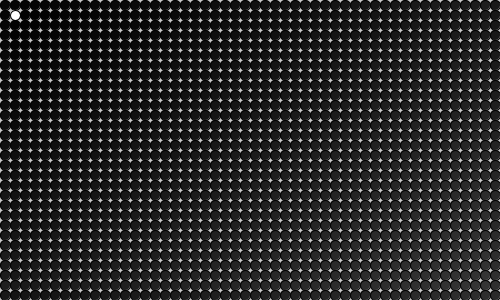
Frame 1 (no input)
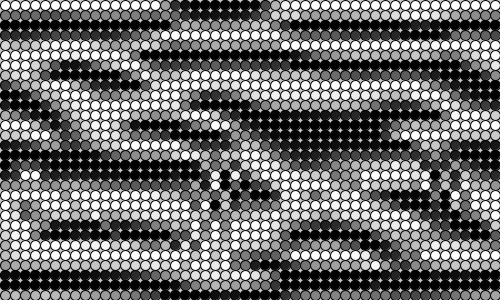
Frame 60 (the mouse pressed at the canvas centre just before this capture)
Frame 120 (the mouse held since frame 60 and released just before this capture): identical to frame 60, image omitted

The Processing sketch that drew these frames (run headless with seeded random() and noise(); from frame 60 on, the mouse is pressed at the canvas centre):

// Processing sketch: cell_wave
// ── cell_wave.pde
Cell [][] _cellArray;
int _cellSize = 10;
int _numx, _numy;

void setup() {
  size(500, 300);
  _numx = floor(width/_cellSize);
  _numy = floor(height/_cellSize);
  restart();
}

void restart() {
  _cellArray = new Cell[_numx][_numy];
  for (int x=0; x<_numx; x++) {
    for (int y=0; y<_numy; y++) {
      Cell newCell = new Cell(x, y);
      _cellArray[x][y] = newCell;
    }
  }
  
  for (int x=0; x<_numx; x++) {
    for (int y=0; y<_numy; y++) {
      int above = y-1;
      int below = y+1;
      int left = x-1;
      int right = x+1;
      
      if (above < 0) {above = _numy - 1;}
      if (below == _numy) {below = 0;}
      if (left < 0) {left = _numx -1;}
      if (right == _numx) {right = 0;}
      
      _cellArray[x][y].addNeighbor(_cellArray[left][above]);
      _cellArray[x][y].addNeighbor(_cellArray[left][y]);
      _cellArray[x][y].addNeighbor(_cellArray[left][below]);
      _cellArray[x][y].addNeighbor(_cellArray[x][below]);
      _cellArray[x][y].addNeighbor(_cellArray[right][below]);
      _cellArray[x][y].addNeighbor(_cellArray[right][y]);
      _cellArray[x][y].addNeighbor(_cellArray[right][below]);
      _cellArray[x][y].addNeighbor(_cellArray[x][above]);
    }
  }
}

void draw() {
  background(200);
  for (int x=0; x<_numx; x++) {
    for (int y=0; y<_numy; y++) {
      _cellArray[x][y].calcNextState();
    }
  }
  translate(_cellSize/2, _cellSize/2);
  
  for (int x=0; x<_numx; x++) {
    for (int y=0; y<_numy; y++) {
      _cellArray[x][y].drawMe();
    }
  }
}

void mousePressed() {
  restart();
}

class Cell {
  float x, y;
  float state;
  float nextState;
  float lastState = 0;
  Cell[] neighbors;
  
  Cell(float ex, float why) {
    x = ex * _cellSize;
    y = why * _cellSize;
    nextState = ((x/500) + (y/300)) * 14;
    state = nextState;
    neighbors = new Cell[0];
  }
  
  void addNeighbor(Cell cell) {
    neighbors = (Cell[])append(neighbors, cell);
  }

  void calcNextState() {
    float total = 0;
    for (int i=0; i<neighbors.length; i++) {
      total += neighbors[i].state;
    }
    float average = int(total/8);
    
    if (average == 255) {
      nextState = 0;
    } else if (average == 0) {
      nextState = 255;
    } else {
      nextState = state + average;
      if (lastState > 0) { nextState -= lastState; }
      if (nextState > 255) { nextState = 255; }
      else if (nextState < 0) {nextState = 0; }
    }
    
    lastState = state;
  }

  void drawMe() {
    state = nextState;
    stroke(0);
    fill(state);
    ellipse(x, y, _cellSize, _cellSize);
  }
}
